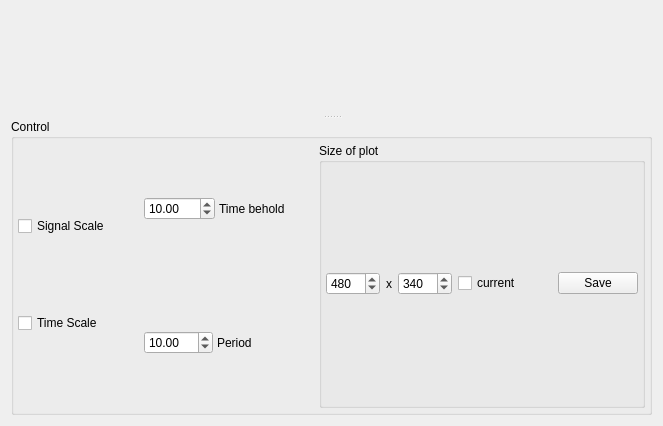
<?xml version="1.0" encoding="UTF-8"?>
<ui version="4.0">
 <class>Plot</class>
 <widget class="QWidget" name="Plot">
  <property name="geometry">
   <rect>
    <x>0</x>
    <y>0</y>
    <width>663</width>
    <height>426</height>
   </rect>
  </property>
  <property name="windowTitle">
   <string>Form</string>
  </property>
  <layout class="QGridLayout" name="gridLayout_2">
   <item row="0" column="0">
    <widget class="QSplitter" name="vSplitter">
     <property name="orientation">
      <enum>Qt::Vertical</enum>
     </property>
     <property name="opaqueResize">
      <bool>true</bool>
     </property>
     <widget class="QCustomPlot" name="QCP_Plot" native="true"/>
     <widget class="QGroupBox" name="groupBox_3">
      <property name="title">
       <string>Control</string>
      </property>
      <property name="checkable">
       <bool>false</bool>
      </property>
      <layout class="QGridLayout" name="gridLayout">
       <property name="leftMargin">
        <number>4</number>
       </property>
       <property name="topMargin">
        <number>4</number>
       </property>
       <property name="rightMargin">
        <number>4</number>
       </property>
       <property name="bottomMargin">
        <number>4</number>
       </property>
       <property name="spacing">
        <number>4</number>
       </property>
       <item row="0" column="0">
        <layout class="QHBoxLayout" name="horizontalLayout">
         <item>
          <layout class="QVBoxLayout" name="verticalLayout_2">
           <item>
            <widget class="QCheckBox" name="Yscale">
             <property name="text">
              <string>Signal Scale</string>
             </property>
            </widget>
           </item>
           <item>
            <widget class="QCheckBox" name="Xscale">
             <property name="text">
              <string>Time Scale</string>
             </property>
            </widget>
           </item>
          </layout>
         </item>
         <item>
          <spacer name="horizontalSpacer">
           <property name="orientation">
            <enum>Qt::Horizontal</enum>
           </property>
           <property name="sizeHint" stdset="0">
            <size>
             <width>40</width>
             <height>20</height>
            </size>
           </property>
          </spacer>
         </item>
         <item>
          <layout class="QVBoxLayout" name="verticalLayout_3">
           <item>
            <layout class="QHBoxLayout" name="horizontalLayout_6">
             <item>
              <widget class="QDoubleSpinBox" name="timeBehold">
               <property name="minimum">
                <double>1.000000000000000</double>
               </property>
               <property name="maximum">
                <double>9999.989999999999782</double>
               </property>
               <property name="value">
                <double>10.000000000000000</double>
               </property>
              </widget>
             </item>
             <item>
              <widget class="QLabel" name="label_4">
               <property name="text">
                <string>Time behold</string>
               </property>
              </widget>
             </item>
            </layout>
           </item>
           <item>
            <layout class="QHBoxLayout" name="horizontalLayout_7">
             <item>
              <widget class="QDoubleSpinBox" name="period">
               <property name="minimum">
                <double>1.000000000000000</double>
               </property>
               <property name="value">
                <double>10.000000000000000</double>
               </property>
              </widget>
             </item>
             <item>
              <widget class="QLabel" name="label_5">
               <property name="text">
                <string>Period</string>
               </property>
              </widget>
             </item>
            </layout>
           </item>
          </layout>
         </item>
         <item>
          <spacer name="horizontalSpacer_3">
           <property name="orientation">
            <enum>Qt::Horizontal</enum>
           </property>
           <property name="sizeHint" stdset="0">
            <size>
             <width>40</width>
             <height>20</height>
            </size>
           </property>
          </spacer>
         </item>
         <item>
          <widget class="QGroupBox" name="groupBox_4">
           <property name="title">
            <string>Size of plot</string>
           </property>
           <layout class="QGridLayout" name="gridLayout_3">
            <property name="leftMargin">
             <number>4</number>
            </property>
            <property name="topMargin">
             <number>4</number>
            </property>
            <property name="rightMargin">
             <number>4</number>
            </property>
            <property name="bottomMargin">
             <number>4</number>
            </property>
            <item row="0" column="0">
             <layout class="QHBoxLayout" name="horizontalLayout_8">
              <item>
               <layout class="QHBoxLayout" name="horizontalLayout_9">
                <item>
                 <widget class="QSpinBox" name="sbWidth">
                  <property name="sizePolicy">
                   <sizepolicy hsizetype="MinimumExpanding" vsizetype="Fixed">
                    <horstretch>0</horstretch>
                    <verstretch>0</verstretch>
                   </sizepolicy>
                  </property>
                  <property name="minimum">
                   <number>1</number>
                  </property>
                  <property name="maximum">
                   <number>9999</number>
                  </property>
                  <property name="value">
                   <number>480</number>
                  </property>
                 </widget>
                </item>
                <item>
                 <widget class="QLabel" name="label_6">
                  <property name="text">
                   <string>x</string>
                  </property>
                 </widget>
                </item>
                <item>
                 <widget class="QSpinBox" name="sbHeight">
                  <property name="sizePolicy">
                   <sizepolicy hsizetype="MinimumExpanding" vsizetype="Fixed">
                    <horstretch>0</horstretch>
                    <verstretch>0</verstretch>
                   </sizepolicy>
                  </property>
                  <property name="minimum">
                   <number>1</number>
                  </property>
                  <property name="maximum">
                   <number>9999</number>
                  </property>
                  <property name="value">
                   <number>340</number>
                  </property>
                 </widget>
                </item>
               </layout>
              </item>
              <item>
               <widget class="QCheckBox" name="cbUseCurrentSize">
                <property name="text">
                 <string>current</string>
                </property>
               </widget>
              </item>
              <item>
               <spacer name="horizontalSpacer_2">
                <property name="orientation">
                 <enum>Qt::Horizontal</enum>
                </property>
                <property name="sizeHint" stdset="0">
                 <size>
                  <width>40</width>
                  <height>20</height>
                 </size>
                </property>
               </spacer>
              </item>
              <item>
               <widget class="QPushButton" name="SavePlot">
                <property name="text">
                 <string>Save</string>
                </property>
               </widget>
              </item>
             </layout>
            </item>
           </layout>
          </widget>
         </item>
        </layout>
       </item>
      </layout>
     </widget>
    </widget>
   </item>
  </layout>
 </widget>
 <customwidgets>
  <customwidget>
   <class>QCustomPlot</class>
   <extends>QWidget</extends>
   <header location="global">qcustomplot.h</header>
   <container>1</container>
  </customwidget>
 </customwidgets>
 <resources/>
 <connections/>
</ui>
